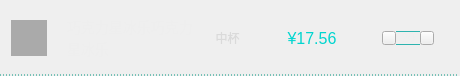
<?xml version="1.0" encoding="UTF-8"?>
<ui version="4.0">
 <class>shoppingCartItemWgt</class>
 <widget class="QWidget" name="shoppingCartItemWgt">
  <property name="geometry">
   <rect>
    <x>0</x>
    <y>0</y>
    <width>460</width>
    <height>76</height>
   </rect>
  </property>
  <property name="minimumSize">
   <size>
    <width>460</width>
    <height>76</height>
   </size>
  </property>
  <property name="maximumSize">
   <size>
    <width>460</width>
    <height>76</height>
   </size>
  </property>
  <property name="windowTitle">
   <string>shoppingCartItemWgt</string>
  </property>
  <layout class="QGridLayout" name="gridLayout">
   <property name="leftMargin">
    <number>0</number>
   </property>
   <property name="topMargin">
    <number>0</number>
   </property>
   <property name="rightMargin">
    <number>0</number>
   </property>
   <property name="bottomMargin">
    <number>0</number>
   </property>
   <property name="horizontalSpacing">
    <number>0</number>
   </property>
   <item row="0" column="0">
    <widget class="QWidget" name="widget_" native="true">
     <property name="styleSheet">
      <string notr="true">#widget_{
border-bottom:1px dashed #00947E;
}</string>
     </property>
     <layout class="QHBoxLayout" name="horizontalLayout_2">
      <property name="spacing">
       <number>0</number>
      </property>
      <property name="rightMargin">
       <number>26</number>
      </property>
      <item>
       <widget class="QLabel" name="lbl_icon">
        <property name="minimumSize">
         <size>
          <width>36</width>
          <height>36</height>
         </size>
        </property>
        <property name="maximumSize">
         <size>
          <width>36</width>
          <height>36</height>
         </size>
        </property>
        <property name="styleSheet">
         <string notr="true">background:#AAAAAA;</string>
        </property>
        <property name="text">
         <string/>
        </property>
       </widget>
      </item>
      <item>
       <spacer name="horizontalSpacer">
        <property name="orientation">
         <enum>Qt::Horizontal</enum>
        </property>
        <property name="sizeType">
         <enum>QSizePolicy::Fixed</enum>
        </property>
        <property name="sizeHint" stdset="0">
         <size>
          <width>20</width>
          <height>20</height>
         </size>
        </property>
       </spacer>
      </item>
      <item>
       <widget class="QLabel" name="lbl_name">
        <property name="minimumSize">
         <size>
          <width>126</width>
          <height>0</height>
         </size>
        </property>
        <property name="maximumSize">
         <size>
          <width>126</width>
          <height>16777215</height>
         </size>
        </property>
        <property name="styleSheet">
         <string notr="true">font-family:&quot;微软雅黑&quot;;
font-size:14px;
color:#EEEEEE;</string>
        </property>
        <property name="text">
         <string>巧克力星冰乐巧克力星冰乐</string>
        </property>
        <property name="alignment">
         <set>Qt::AlignLeading|Qt::AlignLeft|Qt::AlignVCenter</set>
        </property>
        <property name="wordWrap">
         <bool>true</bool>
        </property>
       </widget>
      </item>
      <item>
       <widget class="QLabel" name="lbl_standard">
        <property name="minimumSize">
         <size>
          <width>69</width>
          <height>0</height>
         </size>
        </property>
        <property name="maximumSize">
         <size>
          <width>69</width>
          <height>16777215</height>
         </size>
        </property>
        <property name="styleSheet">
         <string notr="true">font-family:&quot;微软雅黑&quot;;
font-size:12px;
color:#DADADA;</string>
        </property>
        <property name="text">
         <string>中杯</string>
        </property>
        <property name="alignment">
         <set>Qt::AlignCenter</set>
        </property>
       </widget>
      </item>
      <item>
       <widget class="QLabel" name="lbl_price">
        <property name="minimumSize">
         <size>
          <width>100</width>
          <height>0</height>
         </size>
        </property>
        <property name="maximumSize">
         <size>
          <width>100</width>
          <height>16777215</height>
         </size>
        </property>
        <property name="styleSheet">
         <string notr="true">font-family:&quot;微软雅黑&quot;;
font-size:16px;
color:#00D5CF;</string>
        </property>
        <property name="text">
         <string>¥17.56</string>
        </property>
        <property name="alignment">
         <set>Qt::AlignCenter</set>
        </property>
       </widget>
      </item>
      <item>
       <spacer name="horizontalSpacer_2">
        <property name="orientation">
         <enum>Qt::Horizontal</enum>
        </property>
        <property name="sizeType">
         <enum>QSizePolicy::Fixed</enum>
        </property>
        <property name="sizeHint" stdset="0">
         <size>
          <width>20</width>
          <height>20</height>
         </size>
        </property>
       </spacer>
      </item>
      <item>
       <layout class="QHBoxLayout" name="horizontalLayout">
        <property name="spacing">
         <number>0</number>
        </property>
        <property name="sizeConstraint">
         <enum>QLayout::SetDefaultConstraint</enum>
        </property>
        <item>
         <widget class="QPushButton" name="btn_reduce">
          <property name="minimumSize">
           <size>
            <width>14</width>
            <height>14</height>
           </size>
          </property>
          <property name="maximumSize">
           <size>
            <width>14</width>
            <height>14</height>
           </size>
          </property>
          <property name="styleSheet">
           <string notr="true">QPushButton{
border-image: url(:/masterDesktop/Resources/order_minus.png);
}
QPushButton:pressed{
margin:1px;
}</string>
          </property>
          <property name="text">
           <string/>
          </property>
         </widget>
        </item>
        <item>
         <widget class="QLabel" name="lbl_num">
          <property name="minimumSize">
           <size>
            <width>24</width>
            <height>14</height>
           </size>
          </property>
          <property name="maximumSize">
           <size>
            <width>24</width>
            <height>14</height>
           </size>
          </property>
          <property name="styleSheet">
           <string notr="true">font-family:&quot;微软雅黑&quot;;
font-size:12px;
color:#EEEEEE;
border-top:1px solid #2EB3AF;
border-bottom:1px solid #2EB3AF;</string>
          </property>
          <property name="text">
           <string>20</string>
          </property>
          <property name="alignment">
           <set>Qt::AlignCenter</set>
          </property>
         </widget>
        </item>
        <item>
         <widget class="QPushButton" name="btn_add">
          <property name="minimumSize">
           <size>
            <width>14</width>
            <height>14</height>
           </size>
          </property>
          <property name="maximumSize">
           <size>
            <width>14</width>
            <height>14</height>
           </size>
          </property>
          <property name="styleSheet">
           <string notr="true">QPushButton{
border-image: url(:/masterDesktop/Resources/order_add.png);
}
QPushButton:pressed{
margin:1px;
}</string>
          </property>
          <property name="text">
           <string/>
          </property>
         </widget>
        </item>
       </layout>
      </item>
     </layout>
    </widget>
   </item>
  </layout>
 </widget>
 <layoutdefault spacing="6" margin="11"/>
 <resources>
  <include location="masterDesktop.qrc"/>
 </resources>
 <connections/>
</ui>
